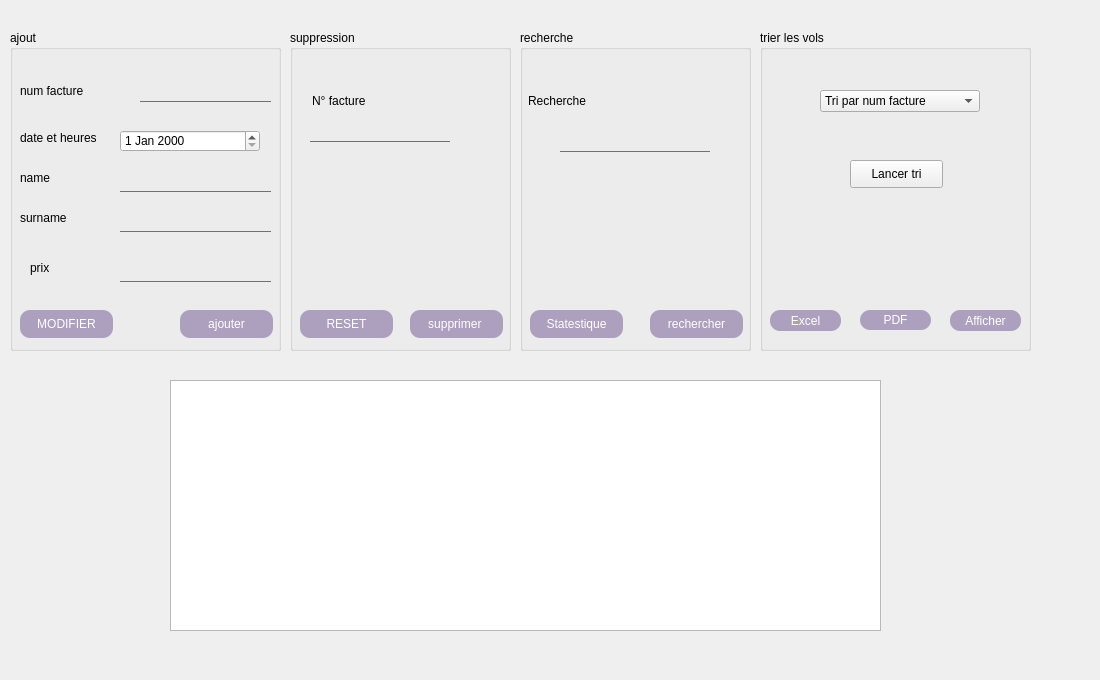
    <widget class="QWidget" name="tab_24">
     <attribute name="title">
      <string>ASRT</string>
     </attribute>
     <widget class="QGroupBox" name="groupBox_11">
      <property name="geometry">
       <rect>
        <x>10</x>
        <y>30</y>
        <width>271</width>
        <height>321</height>
       </rect>
      </property>
      <property name="styleSheet">
       <string notr="true">font: 9pt 'Century Gothic';</string>
      </property>
      <property name="title">
       <string>ajout</string>
      </property>
      <widget class="QPushButton" name="pushButton_Ajouterfacture_2">
       <property name="geometry">
        <rect>
         <x>170</x>
         <y>280</y>
         <width>93</width>
         <height>28</height>
        </rect>
       </property>
       <property name="styleSheet">
        <string notr="true">#pushButton_Ajouterfacture_2{

border-radius:10px;


background-color: rgb(172, 160, 190);
color:white;
font: 9pt 'Century Gothic';
}</string>
       </property>
       <property name="text">
        <string>ajouter</string>
       </property>
      </widget>
      <widget class="QLabel" name="label_57">
       <property name="geometry">
        <rect>
         <x>10</x>
         <y>40</y>
         <width>101</width>
         <height>41</height>
        </rect>
       </property>
       <property name="text">
        <string>num facture</string>
       </property>
      </widget>
      <widget class="QLabel" name="label_58">
       <property name="geometry">
        <rect>
         <x>10</x>
         <y>180</y>
         <width>71</width>
         <height>16</height>
        </rect>
       </property>
       <property name="text">
        <string>surname</string>
       </property>
      </widget>
      <widget class="QLabel" name="label_59">
       <property name="geometry">
        <rect>
         <x>10</x>
         <y>100</y>
         <width>101</width>
         <height>16</height>
        </rect>
       </property>
       <property name="text">
        <string>date et heures</string>
       </property>
      </widget>
      <widget class="QLabel" name="label_60">
       <property name="geometry">
        <rect>
         <x>10</x>
         <y>140</y>
         <width>91</width>
         <height>16</height>
        </rect>
       </property>
       <property name="text">
        <string>name</string>
       </property>
      </widget>
      <widget class="QLineEdit" name="lineEdit_numfacture_2">
       <property name="geometry">
        <rect>
         <x>130</x>
         <y>50</y>
         <width>131</width>
         <height>22</height>
        </rect>
       </property>
       <property name="styleSheet">
        <string notr="true">border:none;
border-bottom:1px solid #707172;
background: transparent;</string>
       </property>
       <property name="text">
        <string/>
       </property>
      </widget>
      <widget class="QLineEdit" name="lineEdit_surname_2">
       <property name="geometry">
        <rect>
         <x>110</x>
         <y>180</y>
         <width>151</width>
         <height>22</height>
        </rect>
       </property>
       <property name="styleSheet">
        <string notr="true">border:none;
border-bottom:1px solid #707172;
background: transparent;</string>
       </property>
      </widget>
      <widget class="QPushButton" name="pushButton_modifierfact_2">
       <property name="geometry">
        <rect>
         <x>10</x>
         <y>280</y>
         <width>93</width>
         <height>28</height>
        </rect>
       </property>
       <property name="styleSheet">
        <string notr="true">#pushButton_modifierfact_2{

border-radius:10px;


background-color: rgb(172, 160, 190);
color:white;
font: 9pt 'Century Gothic';
}</string>
       </property>
       <property name="text">
        <string>MODIFIER</string>
       </property>
      </widget>
      <widget class="QLineEdit" name="lineEdit_name_2">
       <property name="geometry">
        <rect>
         <x>110</x>
         <y>140</y>
         <width>151</width>
         <height>22</height>
        </rect>
       </property>
       <property name="styleSheet">
        <string notr="true">border:none;
border-bottom:1px solid #707172;
background: transparent;</string>
       </property>
      </widget>
      <widget class="QDateEdit" name="lineeditdateTimeEdit_2">
       <property name="geometry">
        <rect>
         <x>110</x>
         <y>100</y>
         <width>140</width>
         <height>22</height>
        </rect>
       </property>
      </widget>
      <widget class="QLabel" name="label_61">
       <property name="geometry">
        <rect>
         <x>20</x>
         <y>230</y>
         <width>56</width>
         <height>16</height>
        </rect>
       </property>
       <property name="text">
        <string>prix</string>
       </property>
      </widget>
      <widget class="QLineEdit" name="lineEdit_prix_2">
       <property name="geometry">
        <rect>
         <x>110</x>
         <y>230</y>
         <width>151</width>
         <height>22</height>
        </rect>
       </property>
       <property name="styleSheet">
        <string notr="true">border:none;
border-bottom:1px solid #707172;
background: transparent;</string>
       </property>
      </widget>
     </widget>
     <widget class="QGroupBox" name="groupBox_12">
      <property name="geometry">
       <rect>
        <x>290</x>
        <y>30</y>
        <width>221</width>
        <height>321</height>
       </rect>
      </property>
      <property name="styleSheet">
       <string notr="true">font: 9pt 'Century Gothic';</string>
      </property>
      <property name="title">
       <string>suppression</string>
      </property>
      <widget class="QPushButton" name="pushButton_supprimer_2">
       <property name="geometry">
        <rect>
         <x>120</x>
         <y>280</y>
         <width>93</width>
         <height>28</height>
        </rect>
       </property>
       <property name="styleSheet">
        <string notr="true">#pushButton_supprimer_2{

border-radius:10px;


background-color: rgb(172, 160, 190);
color:white;
font: 9pt 'Century Gothic';
}</string>
       </property>
       <property name="text">
        <string>supprimer </string>
       </property>
      </widget>
      <widget class="QLabel" name="label_62">
       <property name="geometry">
        <rect>
         <x>22</x>
         <y>60</y>
         <width>91</width>
         <height>21</height>
        </rect>
       </property>
       <property name="styleSheet">
        <string notr="true">font: 9pt 'Century Gothic';</string>
       </property>
       <property name="text">
        <string>N° facture</string>
       </property>
      </widget>
      <widget class="QLineEdit" name="lineEdit_numvolsupprimer_2">
       <property name="geometry">
        <rect>
         <x>20</x>
         <y>90</y>
         <width>140</width>
         <height>22</height>
        </rect>
       </property>
       <property name="styleSheet">
        <string notr="true">border:none;
border-bottom:1px solid #707172;
background: transparent;</string>
       </property>
      </widget>
      <widget class="QPushButton" name="pushButton_Reset_2">
       <property name="geometry">
        <rect>
         <x>10</x>
         <y>280</y>
         <width>93</width>
         <height>28</height>
        </rect>
       </property>
       <property name="styleSheet">
        <string notr="true">#pushButton_Reset_2{

border-radius:10px;


background-color: rgb(172, 160, 190);
color:white;
font: 9pt 'Century Gothic';
}</string>
       </property>
       <property name="text">
        <string>RESET</string>
       </property>
      </widget>
     </widget>
     <widget class="QGroupBox" name="groupBox_13">
      <property name="geometry">
       <rect>
        <x>520</x>
        <y>30</y>
        <width>231</width>
        <height>321</height>
       </rect>
      </property>
      <property name="styleSheet">
       <string notr="true">font: 9pt 'Century Gothic';</string>
      </property>
      <property name="title">
       <string>recherche</string>
      </property>
      <widget class="QLabel" name="label_63">
       <property name="geometry">
        <rect>
         <x>8</x>
         <y>60</y>
         <width>111</width>
         <height>21</height>
        </rect>
       </property>
       <property name="text">
        <string>Recherche</string>
       </property>
      </widget>
      <widget class="QLineEdit" name="lineEdit_recherche_2">
       <property name="geometry">
        <rect>
         <x>40</x>
         <y>100</y>
         <width>150</width>
         <height>22</height>
        </rect>
       </property>
       <property name="styleSheet">
        <string notr="true">border:none;
border-bottom:1px solid #707172;
background: transparent;</string>
       </property>
      </widget>
      <widget class="QPushButton" name="pushButton_recherche">
       <property name="geometry">
        <rect>
         <x>130</x>
         <y>280</y>
         <width>93</width>
         <height>28</height>
        </rect>
       </property>
       <property name="styleSheet">
        <string notr="true">#pushButton_recherche{

border-radius:10px;


background-color: rgb(172, 160, 190);
color:white;
font: 9pt 'Century Gothic';
}</string>
       </property>
       <property name="text">
        <string>rechercher</string>
       </property>
      </widget>
      <widget class="QPushButton" name="pushButton_statestique_2">
       <property name="geometry">
        <rect>
         <x>10</x>
         <y>280</y>
         <width>93</width>
         <height>28</height>
        </rect>
       </property>
       <property name="styleSheet">
        <string notr="true">#pushButton_statestique_2{

border-radius:10px;


background-color: rgb(172, 160, 190);
color:white;
font: 9pt 'Century Gothic';
}</string>
       </property>
       <property name="text">
        <string>Statestique</string>
       </property>
      </widget>
     </widget>
     <widget class="QGroupBox" name="groupBox_14">
      <property name="geometry">
       <rect>
        <x>760</x>
        <y>30</y>
        <width>271</width>
        <height>321</height>
       </rect>
      </property>
      <property name="styleSheet">
       <string notr="true">font: 9pt 'Century Gothic';</string>
      </property>
      <property name="title">
       <string>trier les vols</string>
      </property>
      <widget class="QPushButton" name="pushButton_tri_2">
       <property name="geometry">
        <rect>
         <x>90</x>
         <y>130</y>
         <width>93</width>
         <height>28</height>
        </rect>
       </property>
       <property name="text">
        <string>Lancer tri</string>
       </property>
      </widget>
      <widget class="QComboBox" name="TRI_2">
       <property name="geometry">
        <rect>
         <x>60</x>
         <y>60</y>
         <width>160</width>
         <height>22</height>
        </rect>
       </property>
       <item>
        <property name="text">
         <string>Tri par num facture</string>
        </property>
       </item>
       <item>
        <property name="text">
         <string>Tri par prix</string>
        </property>
       </item>
       <item>
        <property name="text">
         <string>date</string>
        </property>
       </item>
      </widget>
      <widget class="QPushButton" name="pushButton_excel_2">
       <property name="geometry">
        <rect>
         <x>10</x>
         <y>280</y>
         <width>71</width>
         <height>21</height>
        </rect>
       </property>
       <property name="styleSheet">
        <string notr="true">#pushButton_excel_2{

border-radius:10px;


background-color: rgb(172, 160, 190);
color:white;
font: 9pt 'Century Gothic';
}</string>
       </property>
       <property name="text">
        <string>Excel</string>
       </property>
      </widget>
      <widget class="QPushButton" name="pushButton_pdf">
       <property name="geometry">
        <rect>
         <x>100</x>
         <y>280</y>
         <width>71</width>
         <height>20</height>
        </rect>
       </property>
       <property name="styleSheet">
        <string notr="true">#pushButton_pdf{

border-radius:10px;


background-color: rgb(172, 160, 190);
color:white;
font: 9pt 'Century Gothic';
}</string>
       </property>
       <property name="text">
        <string>PDF</string>
       </property>
      </widget>
      <widget class="QPushButton" name="pushButton_afficherfacture_2">
       <property name="geometry">
        <rect>
         <x>190</x>
         <y>280</y>
         <width>71</width>
         <height>21</height>
        </rect>
       </property>
       <property name="styleSheet">
        <string notr="true">#pushButton_afficherfacture_2{

border-radius:10px;


background-color: rgb(172, 160, 190);
color:white;
font: 9pt 'Century Gothic';
}</string>
       </property>
       <property name="text">
        <string>Afficher</string>
       </property>
      </widget>
     </widget>
     <widget class="QTableView" name="tableView_facture">
      <property name="geometry">
       <rect>
        <x>170</x>
        <y>380</y>
        <width>711</width>
        <height>251</height>
       </rect>
      </property>
     </widget>
     <widget class="QLabel" name="label_logo_2">
      <property name="geometry">
       <rect>
        <x>960</x>
        <y>0</y>
        <width>91</width>
        <height>71</height>
       </rect>
      </property>
      <property name="text">
       <string/>
      </property>
     </widget>
     <widget class="QLabel" name="label_bg">
      <property name="geometry">
       <rect>
        <x>0</x>
        <y>0</y>
        <width>1091</width>
        <height>671</height>
       </rect>
      </property>
      <property name="text">
       <string/>
      </property>
     </widget>
     <zorder>label_bg</zorder>
     <zorder>groupBox_11</zorder>
     <zorder>groupBox_12</zorder>
     <zorder>groupBox_13</zorder>
     <zorder>groupBox_14</zorder>
     <zorder>label_logo_2</zorder>
     <zorder>tableView_facture</zorder>
    </widget>
